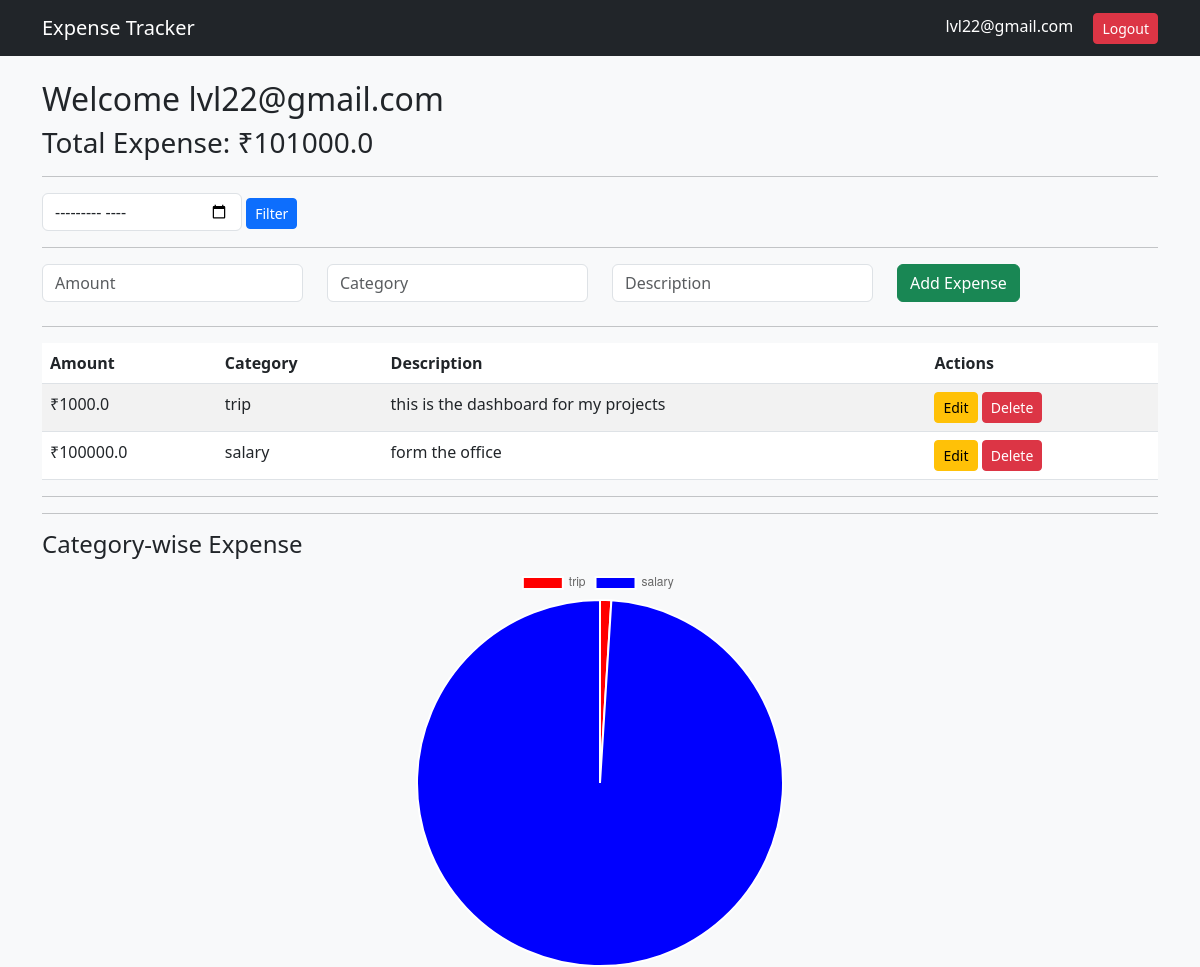
The page /dashboard (signed in) on the database its author committed.
### models.py (models this page shows)
class User(db.Model, UserMixin):
    id = db.Column(db.Integer, primary_key=True)
    email = db.Column(db.String(100), unique=True, nullable=False)
    password = db.Column(db.String(200), nullable=False)

class Expense(db.Model):
    id = db.Column(db.Integer, primary_key=True)
    amount = db.Column(db.Float, nullable=False)
    category = db.Column(db.String(100), nullable=False)
    description = db.Column(db.String(200))
    date = db.Column(db.DateTime, default=datetime.utcnow)
    user_id = db.Column(db.Integer, db.ForeignKey('user.id'), nullable=False)

### app.py (the view)
@app.route("/dashboard")
@login_required
def dashboard():
    expenses = Expense.query.filter_by(user_id=current_user.id).all()
    total = sum(exp.amount for exp in expenses)
    category_data = defaultdict(float)
    for exp in expenses:
        category_data[exp.category] += exp.amount
    labels = list(category_data.keys())
    values = list(category_data.values())
    return render_template(
        "dashboard.html",
        expenses=expenses,
        total=total,
        labels=json.dumps(labels),
        values=json.dumps(values)
    )

### app.py (called while the page is built)
@login_manager.user_loader
def load_user(user_id):
    return User.query.get(int(user_id))

### templates/dashboard.html (shortened to what this page needs)
{% extends "base.html" %}
{% block content %}
<h2>Welcome {{ current_user.email }}</h2>
<h3>Total Expense: ₹{{ total }}</h3>
<hr>
<form method="GET" class="mb-3">
    <input type="month" name="month"
           class="form-control"
           style="width:200px; display:inline;">
    <button type="submit"
            class="btn btn-primary btn-sm">
        Filter
    </button>
</form>
<hr>
<form method="POST"
      action="{{ url_for('add_expense') }}"
      class="mb-4">
    <div class="row">
        <div class="col">
            <input type="number" step="0.01"
                   name="amount"
                   placeholder="Amount"
                   class="form-control"
                   required>
        </div>
        <div class="col">
            <input type="text"
                   name="category"
                   placeholder="Category"
                   class="form-control"
                   required>
        </div>
        <div class="col">
            <input type="text"
                   name="description"
                   placeholder="Description"
                   class="form-control">
        </div>
        <div class="col">
            <button type="submit"
                    class="btn btn-success">
                Add Expense
            </button>
        </div>
    </div>
</form>
<hr>
<table class="table table-striped">
    <thead>
        <tr>
            <th>Amount</th>
            <th>Category</th>
            <th>Description</th>
            <th>Actions</th>
        </tr>
    </thead>
    <tbody>
        {% for expense in expenses %}
        <tr>
            <td>₹{{ expense.amount }}</td>
            <td>{{ expense.category }}</td>
            <td>{{ expense.description }}</td>
            <td>
                <a href="{{ url_for('edit_expense', id=expense.id) }}"
                   class="btn btn-warning btn-sm">
                   Edit
                </a>
                <form action="{{ url_for('delete_expense', id=expense.id) }}"
                      method="POST"
                      style="display:inline;">
                    <button type="submit"
                            class="btn btn-danger btn-sm">
                        Delete
                    </button>
                </form>
            </td>
        </tr>
        {% endfor %}
    </tbody>
</table>
<hr>
<hr>
<h4>Category-wise Expense</h4>
<div style="width: 400px; height: 400px; margin:auto;">
    <canvas id="expenseChart"></canvas>
</div>
<script>
    const ctx = document.getElementById('expenseChart').getContext('2d');
    new Chart(ctx, {
        type: 'pie',
        data: {
            labels: {{ labels | safe }},
            datasets: [{
                data: {{ values | safe }},
                backgroundColor: [
                    'red',
                    'blue',
                    'green',
                    'orange',
                    'purple'
                ]
            }]
        },
        options: {
            responsive: true,
            maintainAspectRatio: false
        }
    });
</script>
{% endblock %}

### templates/base.html (shortened to what this page needs)
<!DOCTYPE html>
<html>
<head>
    <link href="https://cdn.jsdelivr.net/npm/bootstrap@5.3.0/dist/css/bootstrap.min.css" rel="stylesheet">
</head>
<body class="bg-light">
<nav class="navbar navbar-expand-lg navbar-dark bg-dark">
    <div class="container">
        <a class="navbar-brand" href="{{ url_for('dashboard') }}">Expense Tracker</a>
        <div>
            {% if current_user.is_authenticated %}
                <span class="text-white me-3">
                    {{ current_user.email }}
                </span>
                <a href="{{ url_for('logout') }}" class="btn btn-danger btn-sm">
                    Logout
                </a>
            {% endif %}
        </div>
    </div>
</nav>
<div class="container mt-4">
    {% block content %}
    {% endblock %}
</div>
</body>
</html>

### rows shown on the page
User: email "lvl22@gmail.com"
Expense: amount "1000.0", category "trip", description "this is the dashboard for my projects"
Expense: amount "100000.0", category "salary", description "form the office"

### other values the page prints
{{ total }} "101000.0"
chart data {{ values | safe }} [1000.0, 100000.0]
